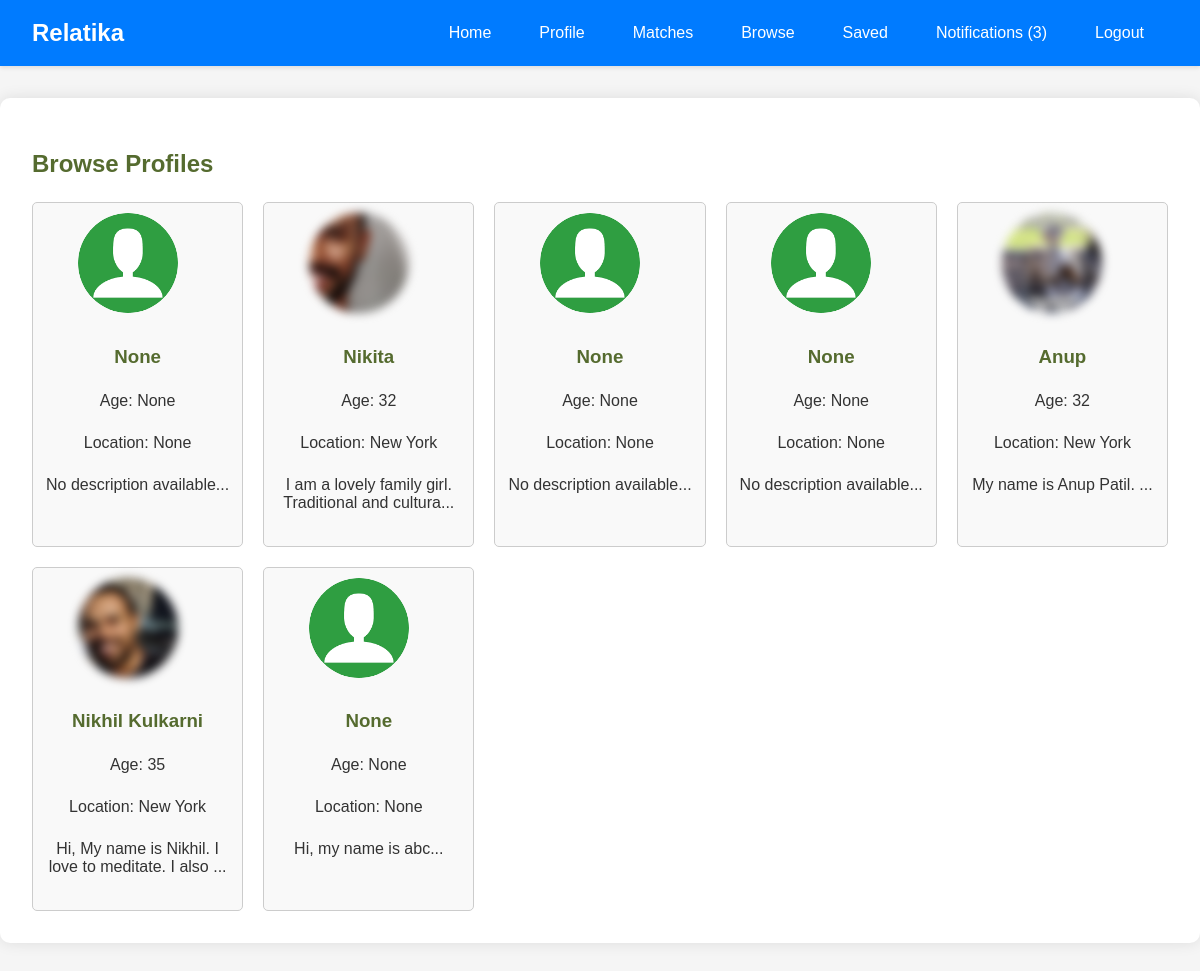
Screenshot of /browse (signed in) with the database file from the repository.
### tables this page shows
CREATE TABLE "photos" (
	"id"	INTEGER,
	"user_id"	INTEGER,
	"filename"	TEXT,
	PRIMARY KEY("id" AUTOINCREMENT)
);

CREATE TABLE "users" (
	"id"	INTEGER,
	"username"	TEXT NOT NULL UNIQUE,
	"password"	TEXT NOT NULL,
	"about"	TEXT,
	"name"	TEXT,
	"age"	INTEGER,
	"gender"	TEXT,
	"looking_for"	TEXT,
	"location"	TEXT,
	"email"	TEXT,
	"tel"	TEXT,
	"instagram"	TEXT,
	"telegram"	TEXT,
	PRIMARY KEY("id" AUTOINCREMENT)
);

### app.py (the view)
@app.route('/browse')
def browse():
    if 'user_id' not in session:
        return redirect(url_for('login'))
    conn = get_db_connection()
    users = conn.execute('SELECT id, name, age, location, about FROM users').fetchall()
    users_list = [dict(user) for user in users]
    for user in users_list:
        photo = conn.execute('SELECT filename FROM photos WHERE user_id = ?', (user['id'],)).fetchone()
        user['photo'] = photo['filename'] if photo else None
    conn.close()
    random.shuffle(users_list)
    return render_template('browse.html', users=users_list)

### app.py (called while the page is built)
def get_db_connection():
    retries = 5
    while retries > 0:
        try:
            conn = sqlite3.connect(users_table, check_same_thread=False)
            conn.row_factory = sqlite3.Row
            return conn
        except sqlite3.OperationalError as e:
            if 'database is locked' in str(e):
                time.sleep(1)
                retries -= 1
            else:
                raise e
    raise Exception("Database is locked for too long, giving up.")

### templates/browse.html (shortened to what this page needs)
{% extends "base.html" %}
{% block content %}
<h2>Browse Profiles</h2>
<div class="grid-container">
    {% for user in users %}
    <div class="grid-item" onclick="location.href='/view_profile/{{ user.id }}'">
        <div class="profile">
            <div class="profile-photo">
                {% if user.photo %}
                <img src="{{ url_for('static', filename='uploads/' ~ user.photo) }}" alt="User Photo" style="width:100px; height:100px; filter: blur(5px);">
                {% else %}
                <img src="{{ url_for('static', filename='placeholder.png') }}" alt="Placeholder Photo" style="width:100px; height:100px;">
                {% endif %}
            </div>
            <div class="profile-info">
                <h3>{{ user.name }}</h3>
                <p>Age: {{ user.age }}</p>
                <p>Location: {{ user.location }}</p>
                <p>{{ user.about[:50] if user.about else 'No description available' }}...</p>
            </div>
        </div>
    </div>
    {% endfor %}
</div>
{% endblock %}

### templates/base.html (shortened to what this page needs)
<!DOCTYPE html>
<html lang="en">
<head>
    <link rel="stylesheet" href="{{ url_for('static', filename='css/styles.css') }}">
</head>
<body>
    <nav>
        <div class="logo">Relatika</div>
        <div class="nav-links">
            <a href="/">Home</a>
            {% if session['user_id'] %}
                <a href="/profile">Profile</a>
                <a href="/matches">Matches</a>
                <a href="/browse">Browse</a>
                <a href="/saved">Saved</a>
                <a href="/notifications">Notifications {% if notification_count and notification_count > 0 %} ({{ notification_count }}) {% endif %}</a>
                <a href="/logout">Logout</a>
            {% else %}
                <a href="/login">Login</a>
            {% endif %}
        </div>
    </nav>
    <div class="container">
        {% block content %}
        {% endblock %}
    </div>
</body>
</html>

### static/css/styles.css (style rules this page uses)
body { font-family: Arial, sans-serif; background-color: #f0f4f3; color: #2f4f4f; margin: 0; padding: 0; }
nav { background-color: #556b2f; padding: 10px; display: flex; justify-content: space-between; align-items: center; }
nav a { color: #ffffff; text-decoration: none; padding: 0 15px; }
.container { padding: 20px; }
h1, h2, h3 { color: #556b2f; }
a { color: #6b8e23; text-decoration: none; }
.grid-container { display: grid; grid-template-columns: repeat(auto-fill, minmax(200px, 1fr)); gap: 20px; }
.grid-item { border: 1px solid #ccc; padding: 10px; border-radius: 5px; background-color: #f9f9f9; text-align: center; cursor: pointer; }
.profile-photo img { border-radius: 50%; margin-bottom: 10px; }
.profile-photo img { border-radius: 50%; margin-right: 20px; }
.profile-info { flex: 1; }

### templates/base.html (style rules this page uses)
body { font-family: 'Arial', sans-serif; margin: 0; padding: 0; background-color: #f5f5f5; color: #333; }
nav { background-color: #007bff; box-shadow: 0 2px 4px rgba(0, 0, 0, 0.1); padding: 1rem 2rem; display: flex; justify-content: space-between; align-items: center; color: white; }
nav .logo { font-size: 1.5rem; font-weight: bold; color: white; }
nav .nav-links { display: flex; align-items: center; }
nav a { color: white; text-decoration: none; margin: 0 1rem; padding: 0.5rem; transition: color 0.3s ease, background-color 0.3s ease; }
.container { max-width: 1200px; margin: 2rem auto; padding: 0 1rem; background-color: white; border-radius: 10px; box-shadow: 0 0 15px rgba(0, 0, 0, 0.1); padding: 2rem; }
.container h1, .container h2, .container h3, .container p { margin-bottom: 1.5rem; }

### templates/browse.html (style rules this page uses)
.grid-container { display: grid; grid-template-columns: repeat(auto-fill, minmax(200px, 1fr)); gap: 20px; }
.grid-item { border: 1px solid #ccc; padding: 10px; border-radius: 5px; background-color: #f9f9f9; text-align: center; cursor: pointer; }
.profile-photo img { border-radius: 50%; margin-bottom: 10px; }

### rows the page displays
photos: filename (picture)
users: name "Nikita", location "New York", about "I am a lovely family girl. Traditional and cultura"
photos: filename (picture)
users: name "Anup", location "New York", about "My name is Anup Patil."
photos: filename (picture)
users: name "Nikhil Kulkarni", location "New York", about "Hi, My name is Nikhil. I love to meditate. I also"
users: name "None", age "None", location "None", about "Hi, my name is abc"

### other values shown
{{ notification_count }} "3"
{{ user.name }} "None" "None" "None"
{{ user.age }} "None" "32" "None" "None" "32" "35"
{{ user.location }} "None" "None" "None"
{{ user.about[:50] if user.about else 'No description available' }} "No description available" "No description available" "No description available"
